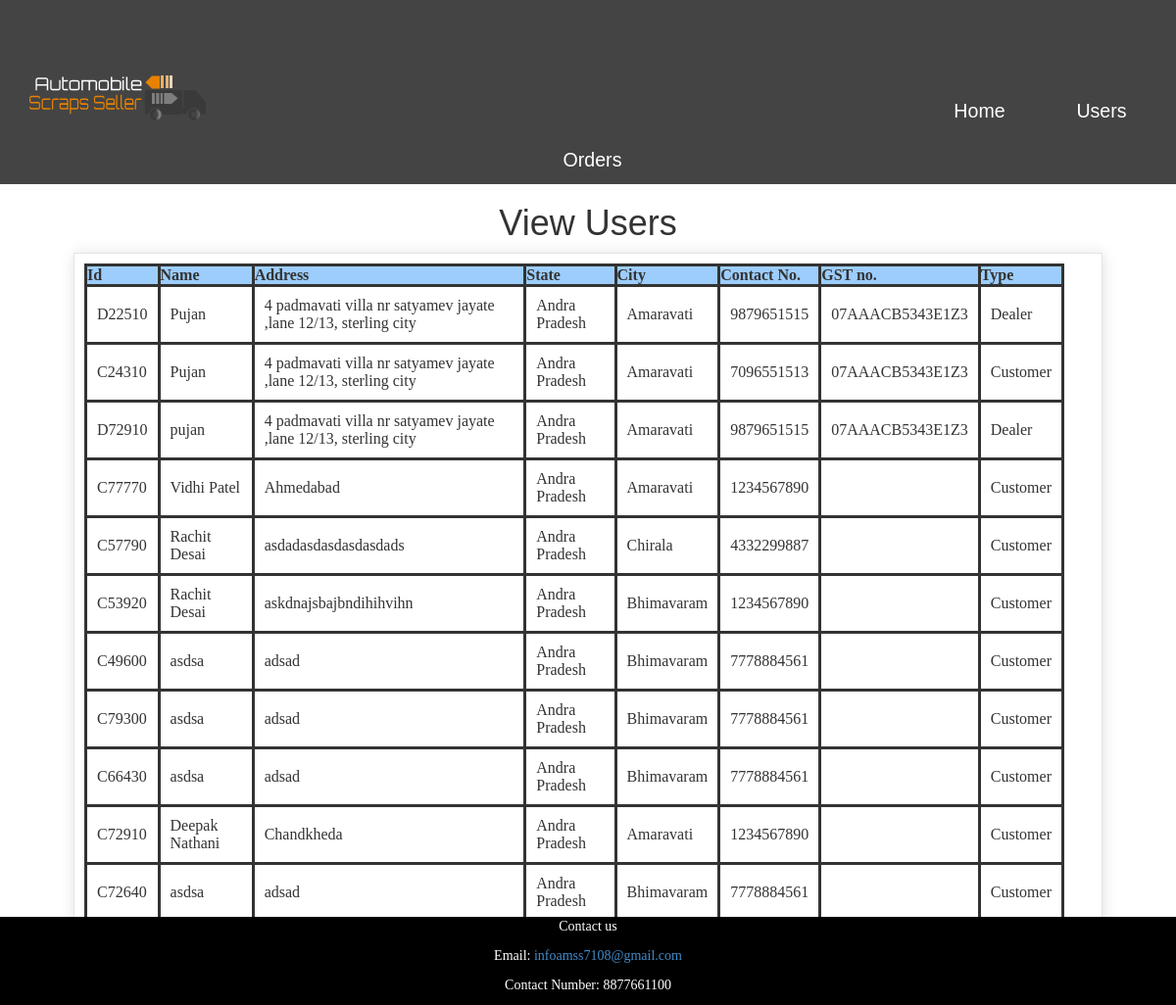
The app's page /view_users.php with its own data.
### tables this page shows
CREATE TABLE IF NOT EXISTS `registration` (
  `u_id` varchar(6) NOT NULL,
  `f_name` varchar(35) NOT NULL,
  `email_id` varchar(39) NOT NULL,
  `contact_no` varchar(10) NOT NULL,
  `type` tinyint(1) DEFAULT NULL,
  `passwrd` varchar(35) NOT NULL,
  `address` varchar(100) NOT NULL,
  `State_Name` varchar(50) NOT NULL,
  `City_Name` varchar(50) NOT NULL,
  `post_code` varchar(6) NOT NULL,
  `gst_no` varchar(15) DEFAULT NULL,
  `hash` varchar(32) NOT NULL,
  `active` int(1) DEFAULT NULL,
  PRIMARY KEY (`u_id`)
);

### view_users.php (the view, shortened to what this page needs)
<?php
include_once("config.php");
?>
<html>
<head>
  <link href="css/bootstrap.min.css" rel="stylesheet" type="text/css">
    	<link rel="stylesheet" href="css/animate.css" type="type/css">
	<link rel="stylesheet" href="css/products.css">
    <link rel="stylesheet" href="css/cart.css" type="type/css">
	<link rel="stylesheet" href="css/prod1.css" type="type/css">
	<link rel="stylesheet" href="css/line.css" type="type/css">
	<link href="style/style.css" rel="stylesheet" type="text/css">
	<link href="style/style.css" rel="stylesheet" type="text/css"></head>
</head>
	<body class="news">
	<header >
		<div class="nav" >
	<ul>
				<li><img src="logo.png"  style="margin-bottom:30px;margin-right:20px;height:200px;width:200px"></li>
				<li class="active" style="margin-left:800px"><a href="AdminPage.php">Home</a></li>
					<li class="active" style="margin-left:5px"><a href="view_users.php">Users</a></li>
				<li class="active" style="margin-left:5px"><a href="view_orders.php">Orders</a></li>
				  </ul>
				</div>
<h1 align="center" style="margin-top:20px">View Users</h1>
<div class="cart-view-table-back" style="max-width:1050px">
<form method="post" >
<?php
			$arr=array();
		$result=mysqli_query($con,"select * from registration");
	static $i=0;
	while($c=mysqli_fetch_assoc($result))
	{
			$arr[$i]['user_id']=$c['u_id'];
			$arr[$i]['f_name']=$c['f_name'];
			$arr[$i]['contact_no']=$c['contact_no'];
			$arr[$i]['Address']=$c['address'];
			$arr[$i]['state']=$c['State_Name'];
			$arr[$i]['city']=$c['City_Name'];
			$arr[$i]['gst']=$c['gst_no'];
			$arr[$i]['type']=$c['type'];
			$i++;
	}
		?>
<table  cellpadding="6" cellspacing="0" style="width:1000px" ><thead><tr><th>Id</th><th>Name</th><th>Address</th><th>State</th><th>City</th><th>Contact No.</th><th>GST no.</th><th>Type</th></tr></thead>
  <tbody>
 	<?php
		for($n=0;$n<$i;$n++){
		      ?>
			 <tr>
			  <td><?php echo $arr[$n]['user_id'];?></td>
			  <td><?php echo $arr[$n]['f_name'];?></td>
			  <td><?php echo $arr[$n]['Address'];?></td>
			  <td><?php echo $arr[$n]['state'];?></td>
			  <td><?php echo $arr[$n]['city'];?></td>
			  <td><?php echo $arr[$n]['contact_no'];?></td>
			  <td><?php echo $arr[$n]['gst'];?></td>
			  <td><?php if($arr[$n]['type']==1){  echo "Dealer"; } else { echo "Customer"; } ?></td>
              </tr>
	<?php      }  ?>
  </tbody>
</table>
<footer>
  <p>Contact us</p>
  <p>Email: <a href="mailto:infoamss7108@gmail.com">infoamss7108@gmail.com</a>
  </p>
  <p>Contact Number: 8877661100</p>
  </footer>
</body>
</html>

### style/style.css (style rules this page uses)
body { margin: 0px; padding: 0px; font-family: Georgia, "Times New Roman", Times, serif; }
h1, h2, h3 { font-family: "Trebuchet MS", Arial, Helvetica, sans-serif; }
.cart-view-table-front, .cart-view-table-back { max-width: 700px; background-color: #FFFFFF; margin-left: auto; margin-right: auto; padding: 10px; box-shadow: 1px 1px 15px rgba(0, 0, 0, 0.12); border: 1px solid #E4E4E4; }
.cart-view-table-front table th, .cart-view-table-back table th { text-align: left; }
.cart-view-table-front table thead, .cart-view-table-back table thead { background-color: #9CCDFD; }

### view_users.php (style rules this page uses)
footer { background-color:black; color: white; position: fixed; left: 0; bottom: 0; width: 100%; text-align: center; }
* { box-sizing: border-box; }
.nav ul { list-style: none; background-color: #444; text-align: center; padding: 0; margin: 0; }
.nav li { font-family: 'Oswald', sans-serif; font-size: 1.2em; line-height: 40px; height: 40px; border-bottom: 1px solid #888; }
.nav a { text-decoration: none; color: #fff; display: block; transition: .3s background-color; }
.nav li { width: 120px; border-bottom: none; height: 50px; line-height: 50px; font-size: 1.4em; }
.nav li { display: inline-block; margin-right: -4px; }
td { border-style:solid; border-width:3px; border-color:#333333; padding:10px; }
tr { border-style:solid; border-width:3px; border-color:#333333; }
th { border-style:solid; border-width:3px; border-color:#333333; }
table { border-collapse:collapse; }

### records on screen
registration: u_id "D22510", f_name "Pujan", address "4 padmavati villa nr satyamev jayate ,lane 12/13, sterling city", State_Name "Andra Pradesh", City_Name "Amaravati", contact_no "9879651515", gst_no "07AAACB5343E1Z3", type "Dealer"
registration: u_id "C24310", f_name "Pujan", address "4 padmavati villa nr satyamev jayate ,lane 12/13, sterling city", State_Name "Andra Pradesh", City_Name "Amaravati", contact_no "7096551513", gst_no "07AAACB5343E1Z3", shows "Customer"
registration: u_id "D72910", f_name "pujan", address "4 padmavati villa nr satyamev jayate ,lane 12/13, sterling city", State_Name "Andra Pradesh", City_Name "Amaravati", contact_no "9879651515", gst_no "07AAACB5343E1Z3", type "Dealer"
registration: u_id "C77770", f_name "Vidhi Patel", address "Ahmedabad", State_Name "Andra Pradesh", City_Name "Amaravati", contact_no "1234567890", shows "Customer"
registration: u_id "C57790", f_name "Rachit Desai", address "asdadasdasdasdasdads", State_Name "Andra Pradesh", City_Name "Chirala", contact_no "4332299887", shows "Customer"
registration: u_id "C53920", f_name "Rachit Desai", address "askdnajsbajbndihihvihn", State_Name "Andra Pradesh", City_Name "Bhimavaram", contact_no "1234567890", shows "Customer"
registration: u_id "C49600", f_name "asdsa", address "adsad", State_Name "Andra Pradesh", City_Name "Bhimavaram", contact_no "7778884561", shows "Customer"
registration: u_id "C79300", f_name "asdsa", address "adsad", State_Name "Andra Pradesh", City_Name "Bhimavaram", contact_no "7778884561", shows "Customer"
registration: u_id "C66430", f_name "asdsa", address "adsad", State_Name "Andra Pradesh", City_Name "Bhimavaram", contact_no "7778884561", shows "Customer"
registration: u_id "C72910", f_name "Deepak Nathani", address "Chandkheda", State_Name "Andra Pradesh", City_Name "Amaravati", contact_no "1234567890", shows "Customer"
registration: u_id "C72640", f_name "asdsa", address "adsad", State_Name "Andra Pradesh", City_Name "Bhimavaram", contact_no "7778884561", shows "Customer"
